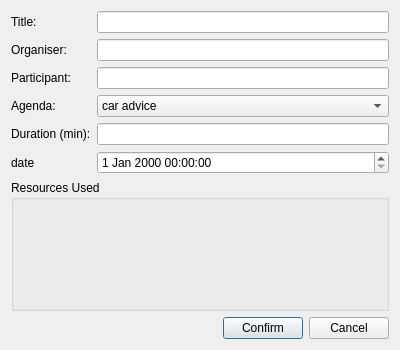
<?xml version="1.0" encoding="UTF-8"?>
<ui version="4.0">
 <class>UpdateMeetingDialog</class>
 <widget class="QDialog" name="UpdateMeetingDialog">
  <property name="geometry">
   <rect>
    <x>0</x>
    <y>0</y>
    <width>400</width>
    <height>350</height>
   </rect>
  </property>
  <property name="windowTitle">
   <string>Update Meeting</string>
  </property>
  <layout class="QVBoxLayout" name="verticalLayout">
   <item>
    <layout class="QFormLayout" name="formLayout">
     <item row="0" column="0">
      <widget class="QLabel" name="label_title">
       <property name="text">
        <string>Title:</string>
       </property>
      </widget>
     </item>
     <item row="0" column="1">
      <widget class="QLineEdit" name="titleLineEdit"/>
     </item>
     <item row="1" column="0">
      <widget class="QLabel" name="label_organiser">
       <property name="text">
        <string>Organiser:</string>
       </property>
      </widget>
     </item>
     <item row="1" column="1">
      <widget class="QLineEdit" name="organiserLineEdit"/>
     </item>
     <item row="2" column="0">
      <widget class="QLabel" name="label_participant">
       <property name="text">
        <string>Participant:</string>
       </property>
      </widget>
     </item>
     <item row="2" column="1">
      <widget class="QLineEdit" name="participantLineEdit"/>
     </item>
     <item row="3" column="0">
      <widget class="QLabel" name="label_agenda">
       <property name="text">
        <string>Agenda:</string>
       </property>
      </widget>
     </item>
     <item row="3" column="1">
      <widget class="QComboBox" name="agendaComboBox">
       <item>
        <property name="text">
         <string>car advice</string>
        </property>
       </item>
       <item>
        <property name="text">
         <string>life advice</string>
        </property>
       </item>
       <item>
        <property name="text">
         <string>future advice</string>
        </property>
       </item>
      </widget>
     </item>
     <item row="6" column="0">
      <widget class="QLabel" name="label">
       <property name="text">
        <string>date</string>
       </property>
      </widget>
     </item>
     <item row="6" column="1">
      <widget class="QDateTimeEdit" name="dateTimeEdit"/>
     </item>
     <item row="4" column="1">
      <widget class="QLineEdit" name="durationLineEdit"/>
     </item>
     <item row="4" column="0">
      <widget class="QLabel" name="label_duration">
       <property name="text">
        <string>Duration (min):</string>
       </property>
      </widget>
     </item>
    </layout>
   </item>
   <item>
    <widget class="QGroupBox" name="resourcesGroupBox">
     <property name="title">
      <string>Resources Used</string>
     </property>
     <layout class="QVBoxLayout" name="resourcesVBoxLayout"/>
    </widget>
   </item>
   <item>
    <layout class="QHBoxLayout" name="horizontalLayout">
     <item>
      <spacer name="horizontalSpacer">
       <property name="orientation">
        <enum>Qt::Orientation::Horizontal</enum>
       </property>
       <property name="sizeHint" stdset="0">
        <size>
         <width>40</width>
         <height>20</height>
        </size>
       </property>
      </spacer>
     </item>
     <item>
      <widget class="QPushButton" name="confirmButton">
       <property name="text">
        <string>Confirm</string>
       </property>
      </widget>
     </item>
     <item>
      <widget class="QPushButton" name="cancelButton">
       <property name="text">
        <string>Cancel</string>
       </property>
      </widget>
     </item>
    </layout>
   </item>
  </layout>
 </widget>
 <resources/>
 <connections>
  <connection>
   <sender>cancelButton</sender>
   <signal>clicked()</signal>
   <receiver>UpdateMeetingDialog</receiver>
   <slot>reject()</slot>
   <hints>
    <hint type="sourcelabel">
     <x>20</x>
     <y>20</y>
    </hint>
    <hint type="destinationlabel">
     <x>20</x>
     <y>20</y>
    </hint>
   </hints>
  </connection>
 </connections>
</ui>
